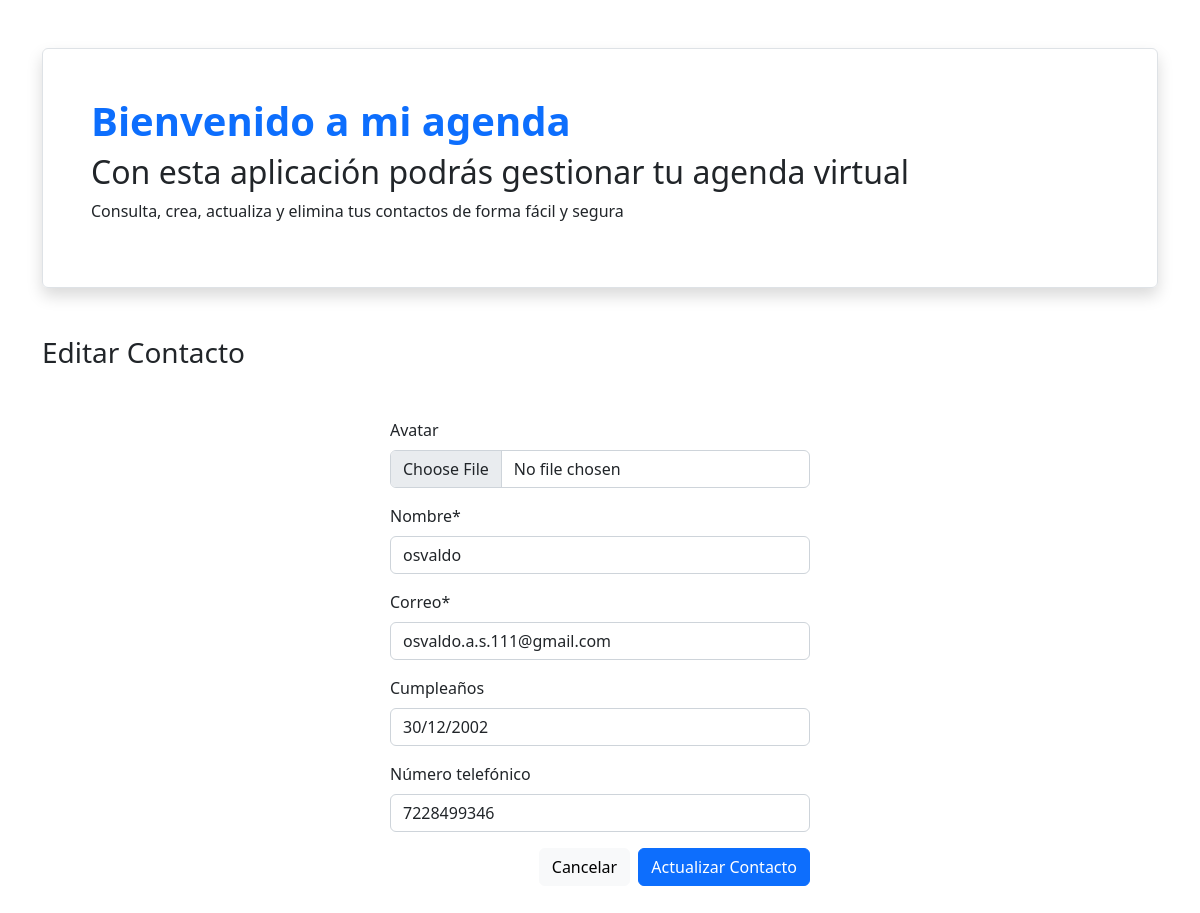
The page /3/edit/ on the database its author committed.
### contacts/models.py (models this page shows, shortened)
class Contact(models.Model):
    avatar= models.ImageField(upload_to='contact',null=True,blank=True)
    name = models.CharField(max_length=100,verbose_name='Nombre')
    email = models.EmailField(max_length=50,verbose_name='Correo')
    birth = models.DateField(null=True,blank=True,verbose_name='Cumpleaños')
    phone = models.CharField(max_length=15,null=True,blank=True,verbose_name='Número telefónico')
    created = models.DateTimeField(auto_now_add=True)

### contacts/views.py (the view)
# urls.py: path('<int:pk>/edit/', views.ContactUpdateView.as_view(),name='contact_edit'),
class ContactUpdateView(generic.UpdateView):
    model = Contact
    fields = ('avatar', 'name', 'email', 'birth', 'phone')
    success_url = reverse_lazy('contact_list')

### contacts/templates/contacts/contact_form.html (shortened to what this page needs)
{% extends 'contacts/base.html' %}
{% load static crispy_forms_tags %}
{% block content %}
    <div class="mt-5">
        <h3>
           {% if contact %}
               Editar
           {% else %}
               Nuevo
           {% endif %}
           Contacto
        </h3>
    </div>
    <form action="" method="post" class="mt-5 mx-auto" style="max-width: 420px;" enctype="multipart/form-data" novalidate>
        {{ form|crispy }}
        <div class="text-end mt-3">
            <a href="{% url 'contact_list' %}" class="btn btn-light me-1">
                Cancelar
            </a>
            <button class="btn btn-primary">
                {% if contact %}
                    Actualizar
                {% else %}
                    Crear
                {% endif %}
                Contacto
            </button>
        </div>
    </form>
    {% endblock content %}

### rows shown on the page
Contact: name "osvaldo", email "osvaldo.a.s.111@gmail.com", birth "30/12/2002", phone "7228499346"
